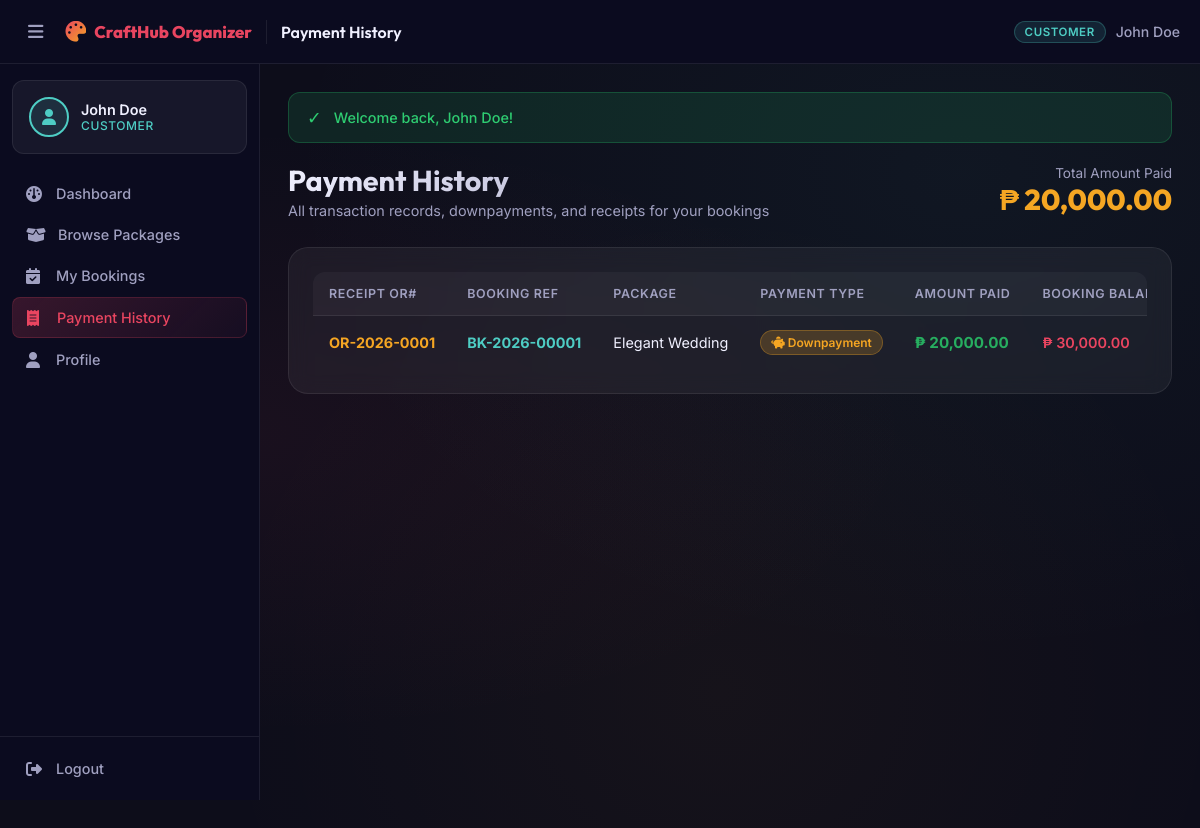
Page /customer/payment_history.php (signed in) on the committed database.
### tables this page shows
CREATE TABLE IF NOT EXISTS payments (
    payment_id INT AUTO_INCREMENT PRIMARY KEY,
    booking_id INT NOT NULL,
    cashier_id INT NOT NULL,
    amount_paid DECIMAL(10,2) NOT NULL,
    payment_type ENUM('downpayment','full','balance') NOT NULL DEFAULT 'full',
    payment_method VARCHAR(50) DEFAULT 'cash',
    reference_no VARCHAR(100),
    or_number VARCHAR(50) UNIQUE NOT NULL,
    notes TEXT,
    payment_date TIMESTAMP DEFAULT CURRENT_TIMESTAMP,
    FOREIGN KEY (booking_id) REFERENCES bookings(booking_id) ON DELETE CASCADE,
    FOREIGN KEY (cashier_id) REFERENCES users(user_id) ON DELETE CASCADE
);

CREATE TABLE IF NOT EXISTS packages (
    package_id INT AUTO_INCREMENT PRIMARY KEY,
    package_name VARCHAR(100) NOT NULL,
    event_type ENUM('Wedding','Birthday','Debut','Christening') NOT NULL,
    base_price DECIMAL(10,2) NOT NULL,
    max_slots INT NOT NULL DEFAULT 5,                       
    description TEXT,
    status ENUM('active','inactive') DEFAULT 'active'
);

### customer/payment_history.php (the view, shortened to what this page needs)
<?php
require_once __DIR__ . '/../includes/header.php';
$user = getCurrentUser();
$db   = getDB();
$userId = $user['user_id'] ?? $user['id'];
$stmt = $db->prepare("
    SELECT py.*, py.payment_id AS id, b.total_amount, p.package_name AS package_name,
           u.name AS cashier_name,
           (SELECT COALESCE(SUM(amount_paid),0) FROM payments WHERE booking_id = b.booking_id) AS booking_total_paid
    FROM payments py
    JOIN bookings b ON py.booking_id = b.booking_id
    JOIN packages p ON b.package_id = p.package_id
    JOIN users u ON py.cashier_id = u.user_id
    WHERE b.customer_id = ?
    ORDER BY py.payment_date DESC
");
$stmt->execute([$userId]);
$payments = $stmt->fetchAll();
$totalStmt = $db->prepare("SELECT COALESCE(SUM(py.amount_paid),0) FROM payments py JOIN bookings b ON py.booking_id = b.booking_id WHERE b.customer_id = ?");
$totalStmt->execute([$userId]);
$totalPaid = $totalStmt->fetchColumn();
?>
<?php require_once __DIR__ . '/../includes/navbar.php'; ?>
<div class="page-header">
    <div>
        <h1>Payment History</h1>
        <p>All transaction records, downpayments, and receipts for your bookings</p>
    </div>
    <div style="text-align:right;">
        <div style="font-size:0.85rem;color:var(--text-secondary);">Total Amount Paid</div>
        <div style="font-family:'Outfit',sans-serif;font-size:1.8rem;font-weight:800;color:var(--accent-gold);">
            <?= formatCurrency($totalPaid) ?>
        </div>
    </div>
</div>
<div class="card">
    <?php if (empty($payments)): ?>
        <div class="empty-state">
            <i class="fa-solid fa-receipt"></i>
            <h3>No Payment Records</h3>
            <p>Your payment history will appear here once payments are processed.</p>
        </div>
    <?php else: ?>
        <div class="table-wrapper">
            <table class="table">
                <thead>
                    <tr>
                        <th>Receipt OR#</th>
                        <th>Booking Ref</th>
                        <th>Package</th>
                        <th>Payment Type</th>
                        <th>Amount Paid</th>
                        <th>Booking Balance</th>
                    </tr>
                </thead>
                <tbody>
                    <?php foreach ($payments as $py):
                        $totalCost = (float)($py['total_amount'] ?? 0);
                        $totalPaidForBooking = (float)($py['booking_total_paid'] ?? 0);
                        $remBalance = max(0.0, $totalCost - $totalPaidForBooking);
                    ?>
                    <tr>
                        <td><strong style="color:var(--accent-gold);"><?= htmlspecialchars($py['or_number'] ?? ('OR-' . $py['id'])) ?></strong></td>
                        <td><strong style="color:var(--accent-teal);"><?= htmlspecialchars(getBookingRef($py)) ?></strong></td>
                        <td><?= htmlspecialchars($py['package_name']) ?></td>
                        <td>
                            <?php if (($py['payment_type'] ?? '') === 'downpayment'): ?>
                                <span class="badge badge-warning"><i class="fa-solid fa-piggy-bank"></i> Downpayment</span>
                            <?php elseif (($py['payment_type'] ?? '') === 'balance'): ?>
                                <span class="badge badge-info"><i class="fa-solid fa-scale-balanced"></i> Balance</span>
                            <?php else: ?>
                                <span class="badge badge-success"><i class="fa-solid fa-circle-check"></i> Full Payment</span>
                            <?php endif; ?>
                        </td>
                        <td><strong style="color:#27ae60;font-size:0.95rem;"><?= formatCurrency($py['amount_paid']) ?></strong></td>
                        <td>
                            <?php if ($remBalance > 0): ?>
                                <span style="color:var(--accent-red);font-weight:600;"><?= formatCurrency($remBalance) ?></span>
                            <?php else: ?>
                                <span class="badge badge-success">Paid Off</span>
                            <?php endif; ?>
                        </td>
                    </tr>
                    <?php endforeach; ?>
                </tbody>
            </table>
        </div>
    <?php endif; ?>
</div>
<?php require_once __DIR__ . '/../includes/footer.php'; ?>

### assets/css/style.css (style rules this page uses)
:root { --bg-primary: #0d0d1a; --bg-secondary: #12122a; --bg-card: rgba(255, 255, 255, 0.05); --bg-card-hover: rgba(255, 255, 255, 0.08); --sidebar-bg: #0b0b1f; --topbar-bg: rgba(13, 13, 26, 0.9); --accent-red: #e94560; --accent-gold: #f5a623; --accent-teal: #4ecdc4; --accent-purple: #9b59b6; --text-primary: #f0f0ff; --text-secondary:#a0a0c0; --text-muted: #606080; --border-color: rgba(255, 255, 255, 0.08); --border-hover: rgba(233, 69, 96, 0.4); --sidebar-width: 260px; --sidebar-collapsed: 70px; --topbar-height: 64px; --shadow-sm: 0 2px 8px rgba(0,0,0,0.3); --shadow-md: 0 4px 20px rgba(0,0,0,0.4); --shadow-lg: 0 8px 40px rgba(0,0,0,0.5); --shadow-glow:0 0 20px rgba(233, 69, 96, 0.3); --radius-sm: 8px; --radius-md: 12px; --radius-lg: 20px; --radius-xl: 28px; --transition: all 0.25s cubic-bezier(0.4, 0, 0.2, 1); }
*, *::before, *::after { box-sizing: border-box; margin: 0; padding: 0; }
html { scroll-behavior: smooth; }
body { font-family: 'Inter', sans-serif; background: var(--bg-primary); color: var(--text-primary); min-height: 100vh; overflow-x: hidden; background-image: radial-gradient(ellipse at 20% 50%, rgba(233,69,96,0.06) 0%, transparent 50%), radial-gradient(ellipse at 80% 20%, rgba(78,205,196,0.05) 0%, transparent 50%), radial-gradient(ellipse at 60% 80%, rgba(245,166,35,0.04) 0%, transparent 50%); }
h1, h2, h3, h4, h5, h6 { font-family: 'Outfit', sans-serif; font-weight: 700; color: var(--text-primary); line-height: 1.2; }
.page-header { display: flex; align-items: center; justify-content: space-between; margin-bottom: 28px; flex-wrap: wrap; gap: 16px; }
.page-header h1 { font-size: 1.8rem; background: linear-gradient(135deg, var(--text-primary), var(--text-secondary)); -webkit-background-clip: text; -webkit-text-fill-color: transparent; background-clip: text; }
.page-header p { color: var(--text-secondary); font-size: 0.9rem; margin-top: 4px; }
.card { background: var(--bg-card); border: 1px solid var(--border-color); border-radius: var(--radius-lg); padding: 24px; backdrop-filter: blur(10px); transition: var(--transition); }
.table-wrapper { overflow-x: auto; border-radius: var(--radius-md); }
.table { width: 100%; border-collapse: separate; border-spacing: 0; font-size: 0.9rem; }
.table thead th { background: rgba(255,255,255,0.04); color: var(--text-secondary); font-weight: 600; font-size: 0.78rem; text-transform: uppercase; letter-spacing: 0.05em; padding: 14px 16px; text-align: left; border-bottom: 1px solid var(--border-color); white-space: nowrap; }
.table tbody td { padding: 14px 16px; border-bottom: 1px solid rgba(255,255,255,0.04); color: var(--text-primary); vertical-align: middle; white-space: nowrap; }
.table tbody tr { transition: var(--transition); }
.table tbody tr:last-child td { border-bottom: none; }
.badge { display: inline-block; padding: 4px 10px; border-radius: 20px; font-size: 0.75rem; font-weight: 600; text-transform: capitalize; }
.badge-warning { background: rgba(245,166,35,0.2); color: #f5a623; border: 1px solid rgba(245,166,35,0.3); }

### rows in the picture
payments: or_number "OR-2026-0001", booking "BK-2026-00001", packages.package_name "Elegant Wedding", payment_type "downpayment" (drawn), amount_paid "₱ 20,000.00", remBalance "₱ 30,000.00"

### other values in the picture
$_SESSION['user_name'] "John Doe"
$roleLabel "CUSTOMER"
$link['label'] "Dashboard"
$link['label'] "Browse Packages"
$link['label'] "My Bookings"
$link['label'] "Payment History"
$link['label'] "Profile"
APP_NAME "CraftHub Organizer"
explode(' | ', $pageTitle)[0] "Payment History"
$icon "✓"
$message "Welcome back, John Doe!"
formatCurrency($totalPaid) "₱ 20,000.00"
